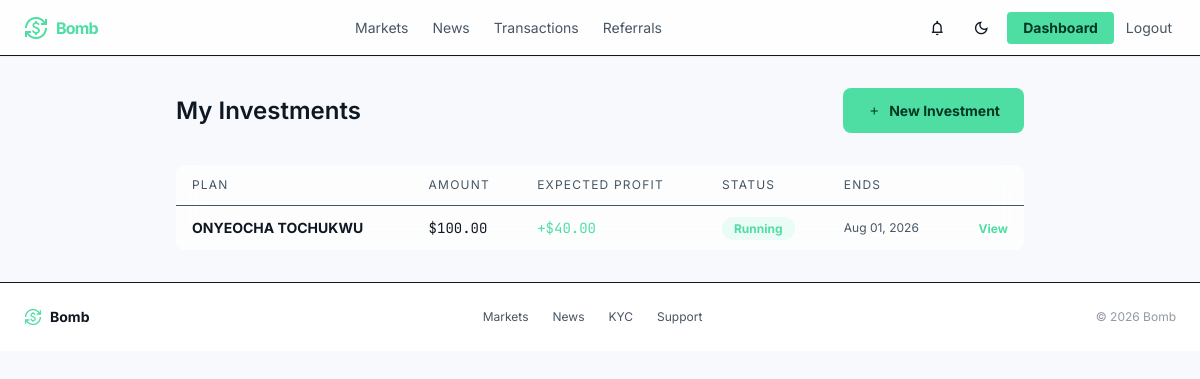
The page /investments/ (signed in) on the database as committed earlier.
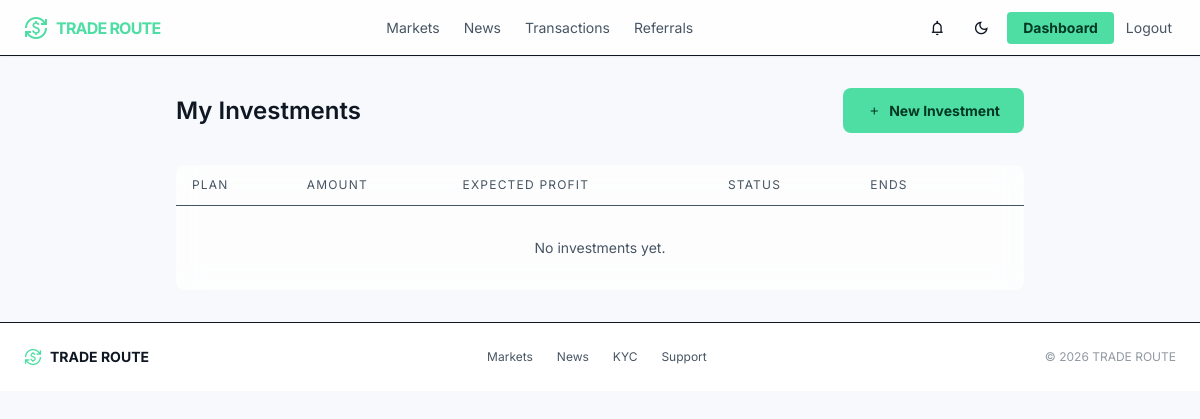
The same page on the database as committed later.
### core/models.py (models this page shows, shortened)
class SiteSetting(models.Model):
    site_name = models.CharField(max_length=100)
    logo = models.ImageField(upload_to="logo/", blank=True, null=True)   # <-- add blank=True, null=True
    minimum_deposit = models.DecimalField(max_digits=20, decimal_places=2)
    minimum_withdrawal = models.DecimalField(max_digits=20, decimal_places=2)
    referral_bonus = models.DecimalField(max_digits=5, decimal_places=2)
    maintenance_mode = models.BooleanField(default=False)
    support_email = models.EmailField()
    support_phone = models.CharField(max_length=30)

class Investment(models.Model):
    STATUS = (
        ("running", "Running"),
        ("completed", "Completed"),
        ("cancelled", "Cancelled"),
    )
    user = models.ForeignKey(User, on_delete=models.CASCADE)
    plan = models.ForeignKey(
        InvestmentPlan,
        on_delete=models.CASCADE
    )
    amount = models.DecimalField(max_digits=20, decimal_places=2)
    expected_profit = models.DecimalField(max_digits=20, decimal_places=2)
    total_return = models.DecimalField(max_digits=20, decimal_places=2)
    started_at = models.DateTimeField(auto_now_add=True)
    ends_at = models.DateTimeField()
    status = models.CharField(
        max_length=20,
        choices=STATUS,
        default="running"
    )

class InvestmentPlan(models.Model):
    name = models.CharField(max_length=100)
    minimum = models.DecimalField(max_digits=20, decimal_places=2)
    maximum = models.DecimalField(max_digits=20, decimal_places=2)
    roi = models.DecimalField(
        max_digits=5,
        decimal_places=2,
        help_text="Percentage"
    )
    duration_days = models.PositiveIntegerField()
    active = models.BooleanField(default=True)
    created_at = models.DateTimeField(auto_now_add=True)

### core/views.py (the view)
# urls.py: path("investments/", views.investment_list_view, name="investment_list"),
@login_required
def investment_list_view(request):
    investments = Investment.objects.filter(user=request.user).order_by("-started_at")
    paginator = Paginator(investments, 15)
    page = paginator.get_page(request.GET.get("page"))
    return render(request, "core/investment_list.html", {"page_obj": page})

### core/context_processors.py (called while the page is built)
def site_settings(request):
    return {"site_settings": SiteSetting.objects.first()}

def notifications_badge(request):
    if request.user.is_authenticated:
        count = Notification.objects.filter(user=request.user, is_read=False).count()
    else:
        count = 0
    return {"unread_notifications_count": count}

### core/templates/core/investment_list.html (shortened to what this page needs)
{% extends "core/base.html" %}
{% block content %}
<div class="max-w-4xl mx-auto px-container-padding py-stack-lg">
    <div class="flex items-center justify-between mb-8">
        <h1 class="font-display-lg text-headline-md">My Investments</h1>
        <a href="{% url 'core:investment_plans' %}" class="btn-primary">
            <span class="material-symbols-outlined text-sm">add</span>
            New Investment
        </a>
    </div>
    <div class="glass-panel rounded-xl overflow-hidden">
        <table class="w-full text-sm">
            <thead>
                <tr class="border-b edge-b-5 text-on-surface-variant text-xs uppercase tracking-widest">
                    <th class="text-left font-normal px-4 py-3">Plan</th>
                    <th class="text-left font-normal px-4 py-3">Amount</th>
                    <th class="text-left font-normal px-4 py-3">Expected Profit</th>
                    <th class="text-left font-normal px-4 py-3">Status</th>
                    <th class="text-left font-normal px-4 py-3">Ends</th>
                    <th class="px-4 py-3"></th>
                </tr>
            </thead>
            <tbody>
                {% for inv in page_obj %}
                <tr class="border-b edge-b-5 last:border-0">
                    <td class="px-4 py-3 font-bold">{{ inv.plan.name }}</td>
                    <td class="px-4 py-3 font-data-md">${{ inv.amount }}</td>
                    <td class="px-4 py-3 font-data-md text-primary">+${{ inv.expected_profit }}</td>
                    <td class="px-4 py-3">
                        <span class="text-xs font-bold px-3 py-1 rounded-full
                            {% if inv.status == 'running' %}text-primary bg-primary/10
                            {% elif inv.status == 'cancelled' %}text-error bg-error/10
                            {% else %}text-on-surface-variant edge-bg-5{% endif %}">
                            {{ inv.status|capfirst }}
                        </span>
                    </td>
                    <td class="px-4 py-3 text-on-surface-variant text-xs">{{ inv.ends_at|date:"M d, Y" }}</td>
                    <td class="px-4 py-3 text-right">
                        <a href="{% url 'core:investment_detail' inv.pk %}" class="text-primary font-bold text-xs hover:brightness-110">View</a>
                    </td>
                </tr>
                {% empty %}
                <tr><td colspan="6" class="px-4 py-8 text-center text-on-surface-variant text-sm">No investments yet.</td></tr>
                {% endfor %}
            </tbody>
        </table>
    </div>
</div>
{% endblock %}

### core/templates/core/base.html (shortened to what the changed rows need)
<!DOCTYPE html>
<html lang="en">
<head>
<script src="https://cdn.tailwindcss.com?plugins=forms,container-queries"></script>
<script id="tailwind-config">
    tailwind.config = {
        darkMode: "class",
        theme: {
            extend: {
                colors: {
                    "background": "rgb(var(--color-background) / <alpha-value>)",
                    "surface": "rgb(var(--color-surface) / <alpha-value>)",
                    "surface-container-low": "rgb(var(--color-surface-container-low) / <alpha-value>)",
                    "surface-container-lowest": "rgb(var(--color-surface-container-lowest) / <alpha-value>)",
                    "surface-bright": "rgb(var(--color-surface-bright) / <alpha-value>)",
                    "on-surface": "rgb(var(--color-on-surface) / <alpha-value>)",
                    "on-surface-variant": "rgb(var(--color-on-surface-variant) / <alpha-value>)",
                    "edge": "rgb(var(--color-edge) / <alpha-value>)",
                    "primary": "#4edea3",
                    "on-primary": "#003824",
                    "on-primary-fixed": "#002113",
                    "error": "#ffb4ab",
                    "on-tertiary-fixed-variant": "#59a7cf"
                },
                borderRadius: {
                    DEFAULT: "0.125rem",
                    lg: "0.25rem",
                    xl: "0.5rem",
                    full: "0.75rem"
                },
                spacing: {
                    "stack-sm": "8px",
                    "max-width-desktop": "1440px",
                    "stack-lg": "32px",
                    "gutter": "16px",
                    "unit": "4px",
                    "container-padding": "24px",
                    "stack-md": "16px"
                },
                fontFamily: {
                    "data-lg": ["JetBrains Mono"],
                    "data-md": ["JetBrains Mono"],
                    "body-lg": ["Inter"],
                    "label-caps": ["Inter"],
                    "display-lg": ["Inter"],
                    "headline-md": ["Inter"],
                    "body-md": ["Inter"],
                    "headline-sm": ["Inter"]
                },
                fontSize: {
                    "data-lg": ["18px", {"lineHeight": "1.2", "fontWeight": "500"}],
                    "data-md": ["14px", {"lineHeight": "1.2", "fontWeight": "500"}],
                    "body-lg": ["16px", {"lineHeight": "1.6", "fontWeight": "400"}],
                    "label-caps": ["11px", {"lineHeight": "1", "letterSpacing": "0.08em", "fontWeight": "700"}],
                    "display-lg": ["48px", {"lineHeight": "1.1", "letterSpacing": "-0.02em", "fontWeight": "700"}],
                    "headline-md": ["24px", {"lineHeight": "1.3", "fontWeight": "600"}],
                    "body-md": ["14px", {"lineHeight": "1.5", "fontWeight": "400"}],
                    "headline-sm": ["18px", {"lineHeight": "1.4", "fontWeight": "600"}]
                }
            }
        }
    };
</script>
</head>
<body class="font-body-md text-body-md selection:bg-primary/30">
<header class="fixed top-0 w-full z-50 bg-surface/80 backdrop-blur-xl border-b edge-b-10 shadow-sm flex items-center justify-between px-4 md:px-6 h-14">
    <a href="{% url 'core:landing' %}" class="flex items-center gap-2 shrink-0">
        <span class="material-symbols-outlined text-primary text-2xl" style="font-variation-settings: 'FILL' 1;">currency_exchange</span>
        <span class="font-display-lg text-sm md:text-base font-bold tracking-tighter text-primary">{{ site_settings.site_name|default:"NEON_TRADE" }}</span>
    </a>
</header>
<main class="pt-14">
{% block content %}{% endblock %}
</main>
<footer class="bg-surface-container-lowest border-t edge-b-5 w-full">
    <div class="flex flex-col sm:flex-row items-center justify-between gap-3 py-5 px-4 md:px-6 max-w-max-desktop mx-auto text-sm">
        <div class="flex items-center gap-2">
            <span class="material-symbols-outlined text-primary text-lg">currency_exchange</span>
            <span class="font-bold text-on-surface">{{ site_settings.site_name|default:"NEON_TRADE" }}</span>
        </div>
        <div class="flex flex-wrap items-center justify-center gap-x-6 gap-y-2 text-on-surface-variant text-xs">
            <a class="hover:text-primary transition-colors" href="{% url 'core:investment_plans' %}">Markets</a>
            <a class="hover:text-primary transition-colors" href="{% url 'core:news_list' %}">News</a>
            {% if user.is_authenticated %}
            <a class="hover:text-primary transition-colors" href="{% url 'core:kyc_status' %}">KYC</a>
            {% else %}
            <a class="hover:text-primary transition-colors" href="{% url 'core:login' %}">Login</a>
            {% endif %}
            {% if site_settings.support_email %}
            <a class="hover:text-primary transition-colors" href="mailto:{{ site_settings.support_email }}">Support</a>
            {% endif %}
        </div>
        <p class="text-on-surface-variant/60 text-xs">&copy; {% now "Y" %} {{ site_settings.site_name|default:"NEON_TRADE" }}</p>
    </div>
</footer>
</body>
</html>

Rows that differ between the two databases and show on the page:
removed Investment: plan.name "ONYEOCHA TOCHUKWU", amount "100.00", expected_profit "40.00", status "Running", ends_at "Aug 01, 2026"
changed SiteSetting: site_name "Bomb" → "TRADE ROUTE"
Other text that changed with them:
text now shown: "No investments yet."
